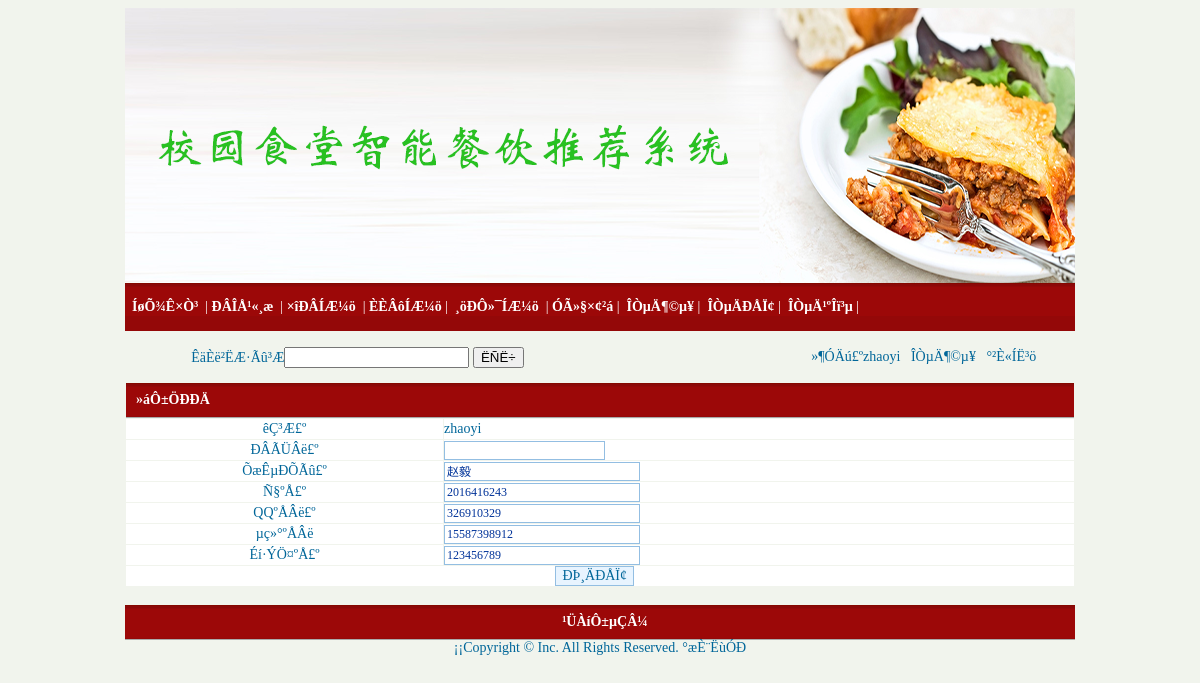
The page /user.php (signed in) on the database its author committed.
### tables this page shows
CREATE TABLE `user` (
  `id` int(4) NOT NULL AUTO_INCREMENT,
  `name` varchar(25) DEFAULT NULL COMMENT '帐号',
  `pwd` varchar(50) DEFAULT NULL COMMENT '密码',
  `dongjie` int(4) NOT NULL DEFAULT '0' COMMENT '是否冻结',
  `num` int(10) DEFAULT NULL COMMENT '学号',
  `sfzh` varchar(25) DEFAULT NULL COMMENT '身份证',
  `tel` varchar(25) DEFAULT NULL COMMENT '联系电话',
  `qq` varchar(25) DEFAULT NULL COMMENT '联系qq',
  `dizhi` varchar(100) DEFAULT NULL COMMENT '邮寄地址',
  `youbian` varchar(25) DEFAULT NULL COMMENT '邮编',
  `truename` varchar(25) DEFAULT NULL COMMENT '真实姓名',
  PRIMARY KEY (`id`)
);

### user.php (the view, shortened to what this page needs)
<?php
require("header.php");
?><div class="page_row">
			<div class="page_main_msg left">
		        <div class="left_row">
		            <div class="list pic_news">
		  	                <table width="950" height="80" border="0" align="center" cellpadding="0" cellspacing="1">
                             <tr>
    <td width="950" height="34" class="menu_bar" colspan="20">»áÔ±ÖÐÐÄ</td>
  </tr>
<form name="form1" method="post" action="?act=save" onsubmit="return chkinput1(this)">
                <?php
				$sql="select * from user where name='".$_SESSION[login]."'";
		   $res=mysql_query($sql);
		   $info=mysql_fetch_array($res);
		  ?>
                <tr>
                  <td width="200" height="20" bgcolor="#FFFFFF"><div align="center">êÇ³Æ£º</div></td>
                  <td width="397" bgcolor="#FFFFFF"><div align="left"><?php  echo $_SESSION[login];?></div></td>
                </tr><tr>
                  <td height="20" bgcolor="#FFFFFF"><div align="center">ÐÂÃÜÂë£º</div></td>
                  <td height="20" bgcolor="#FFFFFF"><div align="left">
                      <input type="password" name="pass" size="20" class="inputcss">
                  </div></td>
                </tr>
                <tr>
                  <td height="20" bgcolor="#FFFFFF"><div align="center">ÕæÊµÐÕÃû£º</div></td>
                  <td height="20" bgcolor="#FFFFFF"><div align="left">
                      <input type="text" name="truename" size="25" class="inputcss" value="<?php  echo $info[truename];?>">
                  </div></td>
                </tr>
                <tr>
                  <td height="20" bgcolor="#FFFFFF"><div align="center">Ñ§ºÅ£º</div></td>
                  <td height="20" bgcolor="#FFFFFF"><div align="left">
                      <input type="text" name="num" size="25" class="inputcss" value="<?php  echo $info[num];?>">
                  </div></td>
                </tr>
                <tr>
                  <td height="20" bgcolor="#FFFFFF"><div align="center">QQºÅÂë£º</div></td>
                  <td height="20" bgcolor="#FFFFFF"><div align="left">
                      <input type="text" name="qq" size="25" class="inputcss" value="<?php  echo $info[qq];?>">
                  </div></td>
                </tr>
                <tr>
                  <td height="20" bgcolor="#FFFFFF"><div align="center">µç»°ºÅÂë</div></td>
                  <td height="20" bgcolor="#FFFFFF"><div align="left">
                      <input type="text" name="tel" size="25" class="inputcss" value="<?php  echo $info[tel];?>">
                  </div></td>
                </tr>
                <tr>
                  <td height="20" bgcolor="#FFFFFF"><div align="center">Éí·ÝÖ¤ºÅ£º</div></td>
                  <td height="20" bgcolor="#FFFFFF"><div align="left">
                      <input type="text" name="sfzh" size="25" class="inputcss" value="<?php  echo $info[sfzh];?>">
                  </div></td>
                </tr>
                <tr>
                  <td height="20" colspan="2" bgcolor="#FFFFFF"><div align="center">
                      <input name="submit2" type="submit" class="buttoncss" value="ÐÞ¸ÄÐÅÏ¢">
                  </div></td>
                </tr>
              </form>
          </table>
							</div>
		         </div>
	        </div>
		</div>
<?php
require("footer.php");
?>

### rows shown on the page
user: truename "赵毅", num "2016416243", qq "326910329", tel "15587398912", sfzh "123456789"

### other values the page prints
$_SESSION[login] "zhaoyi"
